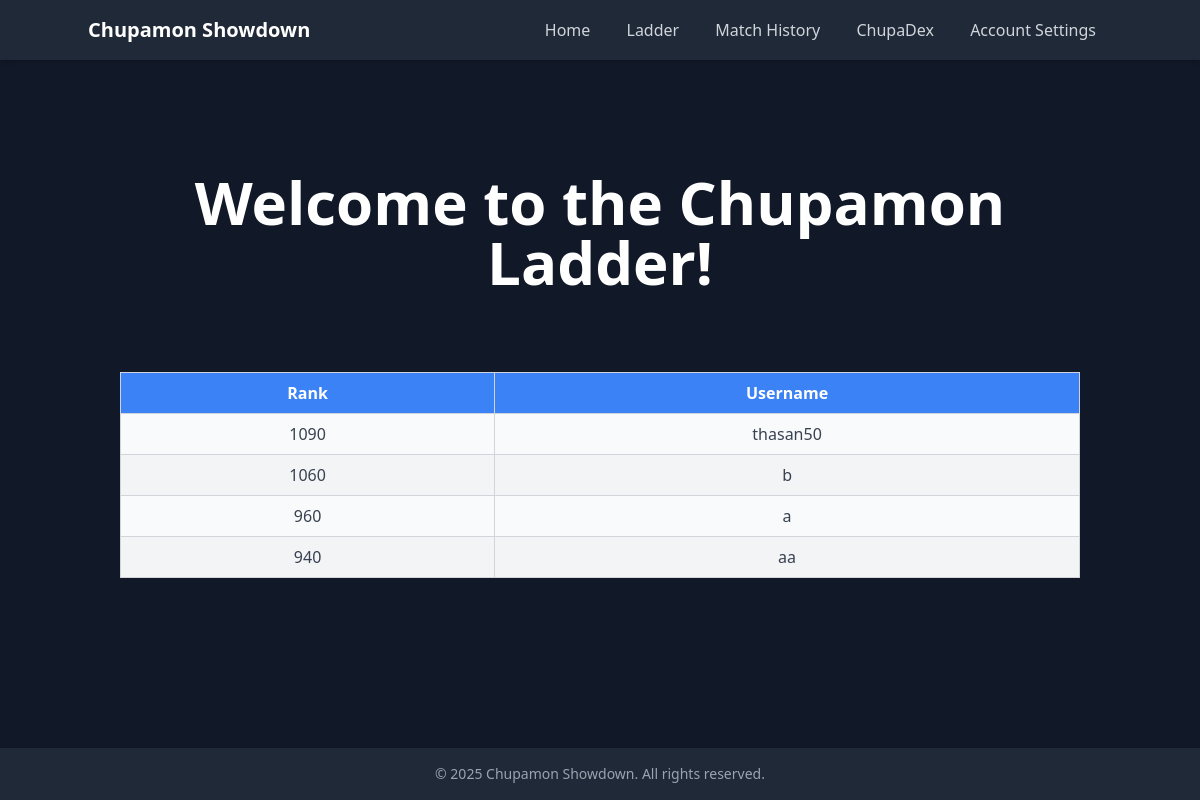
Page /ladder on the earlier database version.
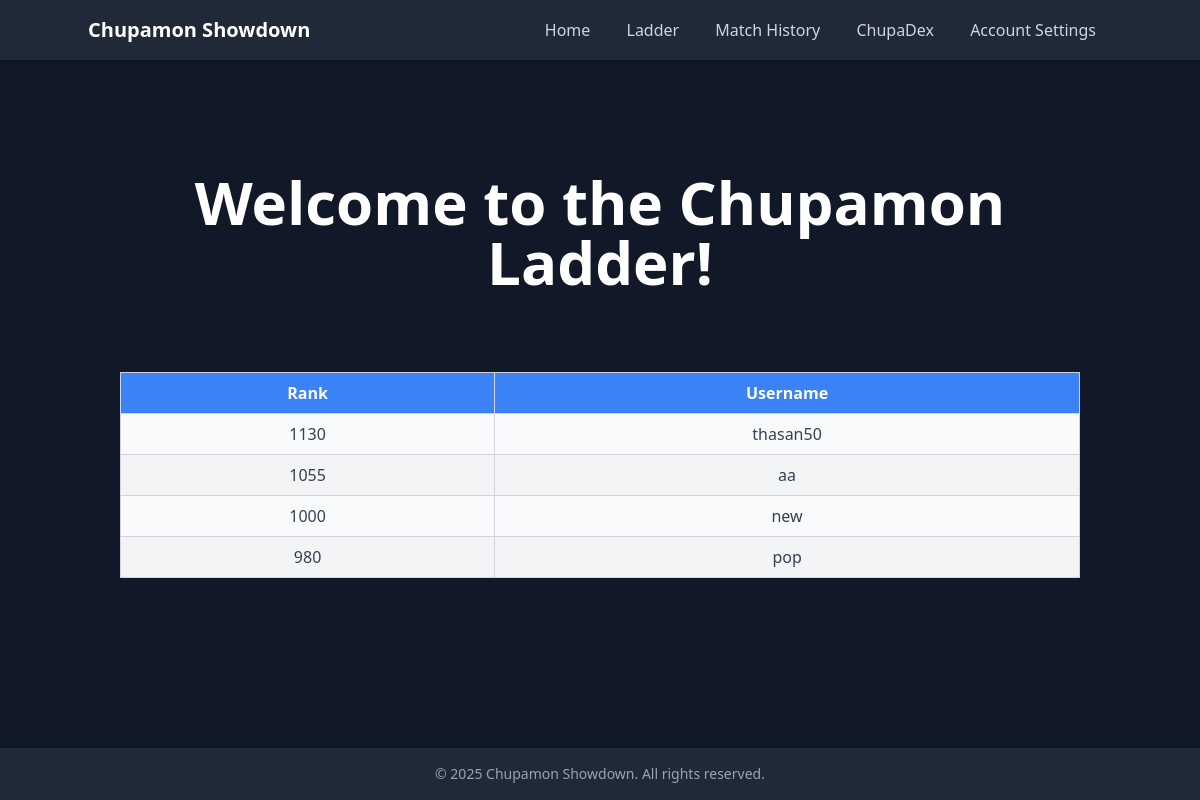
Same page on the later database version.
### tables this page shows
CREATE TABLE users (user_id INTEGER PRIMARY KEY AUTOINCREMENT, username TEXT, password TEXT, rank INTEGER, in_game TEXT, created_at TEXT, last_login TEXT);

### __init__.py (the view)
@app.route("/ladder", methods=['GET', 'POST'])
def ladder():
    passValue = 'username' in session
    data = db.getTable("users")
    userData = []
    rankData = []
    for user in data:
        if [user[0], user[1], user[3]] not in userData:
            userData.append([user[0], user[1], user[3]])
            rankData.append(user[3])
    rankData.sort(reverse=True)
    passData = []
    for rank in rankData:
        for count, user in enumerate(userData):
            if rank == user[2]:
                passData.append([user[0],user[1],user[2]])
                userData.pop(count)
    return render_template("ladder.html", user_data = passData, mode = mode, logged_in = passValue)

### db.py (called while the page is built)
def getTable(tableName):
    db = sqlite3.connect(DB_FILE, check_same_thread=False)
    c = db.cursor()
    c.execute("SELECT * from " + tableName)
    a = c.fetchall()
    db.close()
    return a

### templates/ladder.html (shortened to what this page needs)
<!DOCTYPE html>
<html lang="en">
   <head>
      <script src="https://cdn.tailwindcss.com"></script>
   </head>
   {% if mode %}
   <body class="bg-white text-black min-h-screen flex flex-col">
      {% else %}
      <body class="bg-gray-900 text-white min-h-screen flex flex-col">
         {% endif %}
         {% if mode %}
         <header class="bg-gray-300 p-4 shadow-md">
            <div class="container mx-auto flex items-center justify-between">
               <h1 class="text-xl font-bold"><a href="/"> Chupamon Showdown </a> </h1>
               <nav>
                  <a href="/" class="text-gray-700 hover:text-black px-4">Home</a>
                  <a href="/ladder" class="text-gray-700 hover:text-black px-4">Ladder</a>
                  <a href="/history" class="text-gray-700 hover:text-black px-4">Match History</a>
                  <a href="/chupadex" class="text-gray-700 hover:text-black px-4">ChupaDex</a>
                  <button onclick="toggleHidden('settings')" class="text-gray-700 hover:text-black px-4">Account Settings</button>
               </nav>
            </div>
         </header>
         {% else %}
         <header class="bg-gray-800 p-4 shadow-md">
            <div class="container mx-auto flex items-center justify-between">
               <h1 class="text-xl font-bold"><a href="/"> Chupamon Showdown </a> </h1>
               <nav>
                  <a href="/" class="text-gray-300 hover:text-white px-4">Home</a>
                  <a href="/ladder" class="text-gray-300 hover:text-white px-4">Ladder</a>
                  <a href="/history" class="text-gray-300 hover:text-white px-4">Match History</a>
                  <a href="/chupadex" class="text-gray-300 hover:text-white px-4">ChupaDex</a>
                  <button onclick="toggleHidden('settings')" class="text-gray-300 hover:text-white px-4">Account Settings</button>
               </nav>
            </div>
         </header>
         {% endif %}
      <main class="flex-grow container mx-auto p-8">
         <div class="text-center">
            <h2 class="text-6xl font-bold mb-20 mt-20">Welcome to the Chupamon Ladder!</h2>
         </div>
         <table class="w-full table-auto border-collapse border border-gray-200">
            <thead class="bg-blue-500 text-white">
               <tr>
                  <th class="px-4 py-2 border border-gray-300">Rank</th>
                  <th class="px-4 py-2 border border-gray-300">Username</th>
               </tr>
            </thead>
            <tbody id="ranking-body" class="text-gray-700">
               {% for user in user_data %}
               <tr class="odd:bg-gray-50 even:bg-gray-100">
                  <td class="px-4 py-2 text-center border border-gray-300"> {{user[2]}}</td>
                  <td class="px-4 py-2 text-center border border-gray-300">{{user[1]}}</td>
               </tr>
               {% endfor %}
            </tbody>
         </table>
      </main>
      {% if mode %}
      <footer class="bg-gray-300 p-4 text-center">
      <p class="text-gray-700 text-sm">&copy; 2025 Chupamon Showdown. All rights reserved.</p>
      {% else %}
      <footer class="bg-gray-800 p-4 text-center">
         <p class="text-gray-400 text-sm">&copy; 2025 Chupamon Showdown. All rights reserved.</p>
         {% endif %}
      </footer>
   </body>
</html>

Differences in the rows shown:
removed users: rank "1060", username "b"
removed users: rank "960", username "a"
changed users "thasan50": rank "1090" → "1130"
changed users "aa": rank "940" → "1055"
added users: rank "1000", username "new"
added users: rank "980", username "pop"
